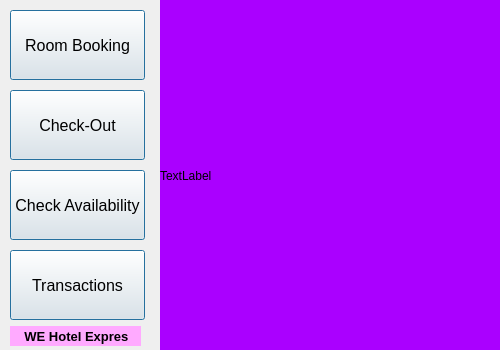
<?xml version="1.0" encoding="UTF-8"?>
<ui version="4.0">
 <class>MainWindow</class>
 <widget class="QMainWindow" name="MainWindow">
  <property name="geometry">
   <rect>
    <x>0</x>
    <y>0</y>
    <width>500</width>
    <height>350</height>
   </rect>
  </property>
  <property name="font">
   <font>
    <kerning>false</kerning>
   </font>
  </property>
  <property name="windowTitle">
   <string>Hotel Management 1.0</string>
  </property>
  <property name="styleSheet">
   <string notr="true">color: rgb(0, 0, 0);</string>
  </property>
  <widget class="QWidget" name="centralWidget">
   <widget class="QLabel" name="imgLabel">
    <property name="geometry">
     <rect>
      <x>160</x>
      <y>0</y>
      <width>340</width>
      <height>351</height>
     </rect>
    </property>
    <property name="styleSheet">
     <string notr="true">background-color: rgb(170, 0, 255);</string>
    </property>
    <property name="text">
     <string>TextLabel</string>
    </property>
   </widget>
   <widget class="QLabel" name="label">
    <property name="geometry">
     <rect>
      <x>10</x>
      <y>326</y>
      <width>131</width>
      <height>20</height>
     </rect>
    </property>
    <property name="font">
     <font>
      <family>Segoe UI</family>
      <pointsize>10</pointsize>
      <italic>false</italic>
      <bold>true</bold>
     </font>
    </property>
    <property name="styleSheet">
     <string notr="true">background-color: rgb(255, 170, 255);
color: rgb(0, 0, 0);
font: 700 10pt &quot;Segoe UI&quot;;</string>
    </property>
    <property name="text">
     <string>    WE Hotel Expres</string>
    </property>
   </widget>
   <widget class="QPushButton" name="btnRoomBooking">
    <property name="geometry">
     <rect>
      <x>10</x>
      <y>10</y>
      <width>135</width>
      <height>70</height>
     </rect>
    </property>
    <property name="font">
     <font>
      <pointsize>12</pointsize>
      <kerning>true</kerning>
     </font>
    </property>
    <property name="text">
     <string>Room Booking</string>
    </property>
    <property name="autoDefault">
     <bool>true</bool>
    </property>
    <property name="default">
     <bool>true</bool>
    </property>
    <property name="flat">
     <bool>false</bool>
    </property>
   </widget>
   <widget class="QPushButton" name="btnRoomCheckout">
    <property name="geometry">
     <rect>
      <x>10</x>
      <y>90</y>
      <width>135</width>
      <height>70</height>
     </rect>
    </property>
    <property name="font">
     <font>
      <pointsize>12</pointsize>
      <kerning>true</kerning>
     </font>
    </property>
    <property name="text">
     <string>Check-Out</string>
    </property>
    <property name="default">
     <bool>true</bool>
    </property>
    <property name="flat">
     <bool>false</bool>
    </property>
   </widget>
   <widget class="QPushButton" name="btnCheckAvailability">
    <property name="geometry">
     <rect>
      <x>10</x>
      <y>170</y>
      <width>135</width>
      <height>70</height>
     </rect>
    </property>
    <property name="font">
     <font>
      <pointsize>12</pointsize>
      <kerning>true</kerning>
     </font>
    </property>
    <property name="text">
     <string>Check Availability</string>
    </property>
    <property name="autoDefault">
     <bool>true</bool>
    </property>
    <property name="default">
     <bool>true</bool>
    </property>
    <property name="flat">
     <bool>false</bool>
    </property>
   </widget>
   <widget class="QPushButton" name="bntTransaction">
    <property name="geometry">
     <rect>
      <x>10</x>
      <y>250</y>
      <width>135</width>
      <height>70</height>
     </rect>
    </property>
    <property name="font">
     <font>
      <pointsize>12</pointsize>
      <kerning>true</kerning>
     </font>
    </property>
    <property name="text">
     <string>Transactions</string>
    </property>
    <property name="autoDefault">
     <bool>true</bool>
    </property>
    <property name="default">
     <bool>true</bool>
    </property>
    <property name="flat">
     <bool>false</bool>
    </property>
   </widget>
  </widget>
 </widget>
 <layoutdefault spacing="6" margin="11"/>
 <resources/>
 <connections/>
</ui>
